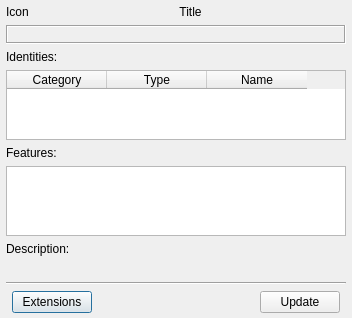
<?xml version="1.0" encoding="UTF-8"?>
<ui version="4.0">
 <class>DiscoInfoWindowClass</class>
 <widget class="QDialog" name="DiscoInfoWindowClass">
  <property name="geometry">
   <rect>
    <x>0</x>
    <y>0</y>
    <width>352</width>
    <height>305</height>
   </rect>
  </property>
  <property name="sizePolicy">
   <sizepolicy hsizetype="Expanding" vsizetype="Expanding">
    <horstretch>0</horstretch>
    <verstretch>0</verstretch>
   </sizepolicy>
  </property>
  <layout class="QVBoxLayout" name="verticalLayout">
   <property name="leftMargin">
    <number>6</number>
   </property>
   <property name="topMargin">
    <number>5</number>
   </property>
   <property name="rightMargin">
    <number>6</number>
   </property>
   <property name="bottomMargin">
    <number>5</number>
   </property>
   <item>
    <layout class="QHBoxLayout" name="horizontalLayout">
     <item>
      <widget class="QLabel" name="lblIcon">
       <property name="text">
        <string>Icon</string>
       </property>
      </widget>
     </item>
     <item>
      <widget class="QLabel" name="lblTitle">
       <property name="sizePolicy">
        <sizepolicy hsizetype="Expanding" vsizetype="Preferred">
         <horstretch>0</horstretch>
         <verstretch>0</verstretch>
        </sizepolicy>
       </property>
       <property name="text">
        <string>Title</string>
       </property>
       <property name="alignment">
        <set>Qt::AlignCenter</set>
       </property>
      </widget>
     </item>
    </layout>
   </item>
   <item>
    <widget class="QLabel" name="lblError">
     <property name="sizePolicy">
      <sizepolicy hsizetype="Expanding" vsizetype="Preferred">
       <horstretch>0</horstretch>
       <verstretch>0</verstretch>
      </sizepolicy>
     </property>
     <property name="font">
      <font>
       <pointsize>10</pointsize>
       <weight>50</weight>
       <bold>false</bold>
       <underline>true</underline>
      </font>
     </property>
     <property name="frameShape">
      <enum>QFrame::Box</enum>
     </property>
     <property name="frameShadow">
      <enum>QFrame::Sunken</enum>
     </property>
     <property name="text">
      <string/>
     </property>
     <property name="textFormat">
      <enum>Qt::PlainText</enum>
     </property>
     <property name="alignment">
      <set>Qt::AlignCenter</set>
     </property>
     <property name="wordWrap">
      <bool>true</bool>
     </property>
    </widget>
   </item>
   <item>
    <widget class="QLabel" name="lblIdentity">
     <property name="sizePolicy">
      <sizepolicy hsizetype="Expanding" vsizetype="Preferred">
       <horstretch>0</horstretch>
       <verstretch>0</verstretch>
      </sizepolicy>
     </property>
     <property name="text">
      <string>Identities:</string>
     </property>
     <property name="textFormat">
      <enum>Qt::PlainText</enum>
     </property>
     <property name="wordWrap">
      <bool>true</bool>
     </property>
     <property name="buddy">
      <cstring>twtIdentity</cstring>
     </property>
    </widget>
   </item>
   <item>
    <widget class="QTableWidget" name="twtIdentity">
     <property name="sizePolicy">
      <sizepolicy hsizetype="Expanding" vsizetype="Expanding">
       <horstretch>0</horstretch>
       <verstretch>0</verstretch>
      </sizepolicy>
     </property>
     <property name="editTriggers">
      <set>QAbstractItemView::NoEditTriggers</set>
     </property>
     <property name="selectionMode">
      <enum>QAbstractItemView::NoSelection</enum>
     </property>
     <property name="selectionBehavior">
      <enum>QAbstractItemView::SelectRows</enum>
     </property>
     <attribute name="verticalHeaderVisible">
      <bool>false</bool>
     </attribute>
     <column>
      <property name="text">
       <string>Category</string>
      </property>
     </column>
     <column>
      <property name="text">
       <string>Type</string>
      </property>
     </column>
     <column>
      <property name="text">
       <string>Name</string>
      </property>
     </column>
    </widget>
   </item>
   <item>
    <widget class="QLabel" name="lblFeatures">
     <property name="sizePolicy">
      <sizepolicy hsizetype="Expanding" vsizetype="Preferred">
       <horstretch>0</horstretch>
       <verstretch>0</verstretch>
      </sizepolicy>
     </property>
     <property name="text">
      <string>Features:</string>
     </property>
     <property name="textFormat">
      <enum>Qt::PlainText</enum>
     </property>
     <property name="wordWrap">
      <bool>true</bool>
     </property>
     <property name="buddy">
      <cstring>lwtFearures</cstring>
     </property>
    </widget>
   </item>
   <item>
    <widget class="QListWidget" name="lwtFearures">
     <property name="sizePolicy">
      <sizepolicy hsizetype="Expanding" vsizetype="Preferred">
       <horstretch>0</horstretch>
       <verstretch>0</verstretch>
      </sizepolicy>
     </property>
     <property name="selectionMode">
      <enum>QAbstractItemView::SingleSelection</enum>
     </property>
     <property name="selectionBehavior">
      <enum>QAbstractItemView::SelectRows</enum>
     </property>
    </widget>
   </item>
   <item>
    <widget class="QLabel" name="lblDescription">
     <property name="sizePolicy">
      <sizepolicy hsizetype="Expanding" vsizetype="Preferred">
       <horstretch>0</horstretch>
       <verstretch>0</verstretch>
      </sizepolicy>
     </property>
     <property name="text">
      <string>Description:</string>
     </property>
     <property name="textFormat">
      <enum>Qt::PlainText</enum>
     </property>
     <property name="wordWrap">
      <bool>true</bool>
     </property>
    </widget>
   </item>
   <item>
    <widget class="QLabel" name="lblFeatureDesc">
     <property name="sizePolicy">
      <sizepolicy hsizetype="Expanding" vsizetype="Preferred">
       <horstretch>0</horstretch>
       <verstretch>0</verstretch>
      </sizepolicy>
     </property>
     <property name="textFormat">
      <enum>Qt::PlainText</enum>
     </property>
     <property name="alignment">
      <set>Qt::AlignLeading|Qt::AlignLeft|Qt::AlignTop</set>
     </property>
     <property name="wordWrap">
      <bool>true</bool>
     </property>
    </widget>
   </item>
   <item>
    <widget class="Line" name="line">
     <property name="sizePolicy">
      <sizepolicy hsizetype="Expanding" vsizetype="Fixed">
       <horstretch>0</horstretch>
       <verstretch>0</verstretch>
      </sizepolicy>
     </property>
     <property name="orientation">
      <enum>Qt::Horizontal</enum>
     </property>
    </widget>
   </item>
   <item>
    <layout class="QHBoxLayout">
     <property name="leftMargin">
      <number>6</number>
     </property>
     <property name="rightMargin">
      <number>6</number>
     </property>
     <item>
      <widget class="QPushButton" name="pbtExtensions">
       <property name="text">
        <string>Extensions</string>
       </property>
      </widget>
     </item>
     <item>
      <spacer>
       <property name="orientation">
        <enum>Qt::Horizontal</enum>
       </property>
       <property name="sizeHint" stdset="0">
        <size>
         <width>91</width>
         <height>20</height>
        </size>
       </property>
      </spacer>
     </item>
     <item>
      <widget class="QPushButton" name="pbtUpdate">
       <property name="text">
        <string>Update</string>
       </property>
      </widget>
     </item>
    </layout>
   </item>
  </layout>
 </widget>
 <layoutdefault spacing="6" margin="11"/>
 <resources/>
 <connections/>
</ui>
